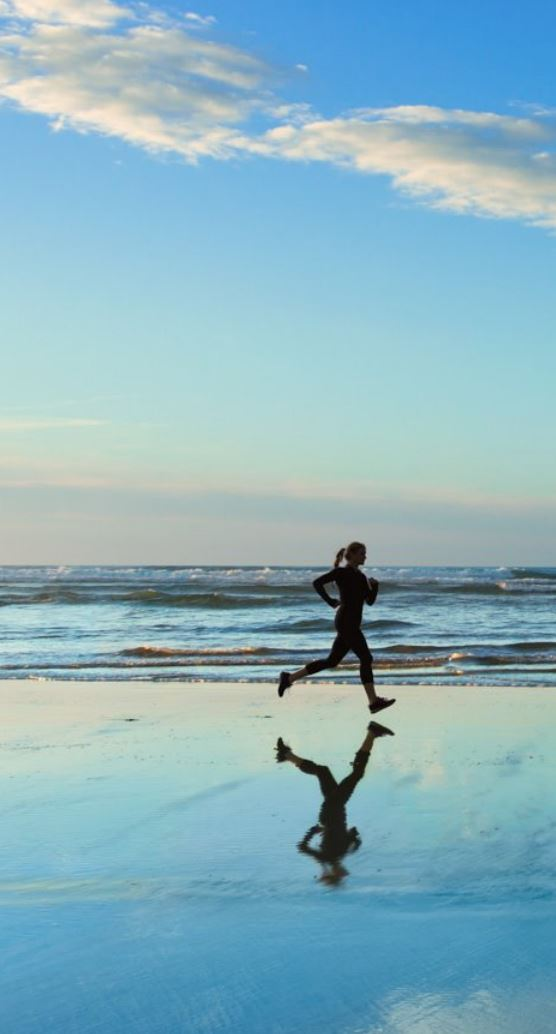
//> input picture Code/23_Perper Noise/picture.jpg, 556 x 1034 px
$ ./Project_23   (built with g++ and OpenCV 4)
//> lines starting //> are read from the running program, lines starting //| are printed output that depends on the picture; after the words box and inside, x2 and y2 are one past the last pixel; in counts of white or black regions, pixels touching at a corner belong together
#include<iostream>
#include<opencv2/opencv.hpp>
#include<opencv2/highgui/highgui.hpp>

using namespace std;
using namespace cv;

void AddSalt(Mat& img, int n);

int main()
{
	Mat img = imread("picture.jpg");
//> img is the input picture: 1034 rows x 556 cols, CV_8UC3; mean B, G, R 191.5, 178.5, 137.4
	if (img.empty())
	{
		cout << "Fail to open!" << endl;
		return -1;
	}

	Mat gray;


	cvtColor(img, gray, COLOR_BGR2GRAY);
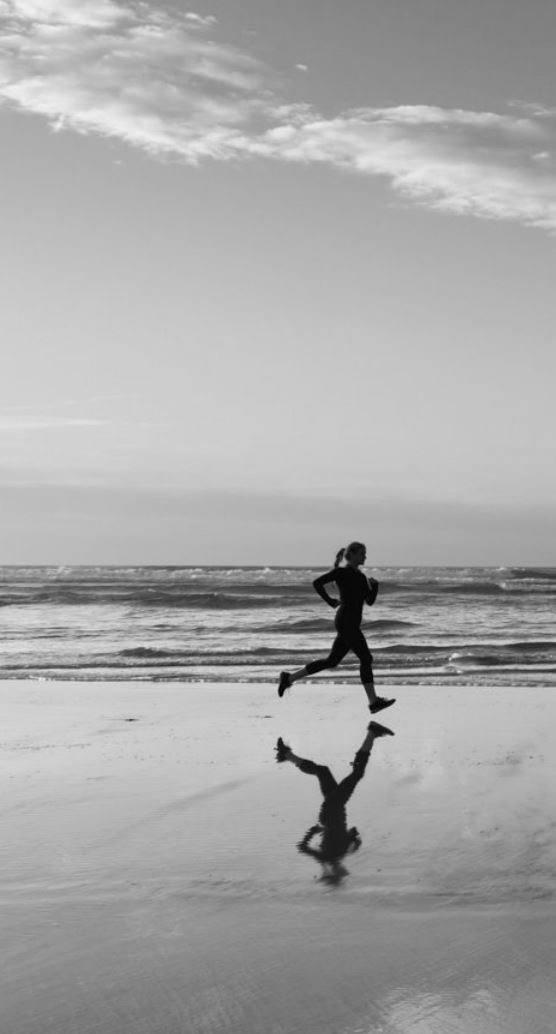
//> gray: 1034 rows x 556 cols, CV_8UC1; min 0, max 242, mean 167.7

	imshow("img", img);
	imshow("gray", gray);

	AddSalt(img, 10000);
	AddSalt(gray, 10000);

	imshow("img", img);
	imshow("gray", gray);

	waitKey();


	return 0;
}

void AddSalt(Mat& img, int n)
{
//> called with n = 10000
	for (int i = 0; i < n; i++)
	{
		int a = cvflann::rand_int(img.rows, 0);
		int b = cvflann::rand_int(img.cols, 0);

		int flag = cvflann::rand_int(32767, 0) % 2;
		if (flag == 1)
		{
			if (img.type() == CV_8UC1)
			{
				img.at<uchar>(a, b) = 255;
			}
			else if (img.type() == CV_8UC3)
			{
				img.at<Vec3b>(a, b)[0] = 255;
				img.at<Vec3b>(a, b)[1] = 255;
				img.at<Vec3b>(a, b)[2] = 255;
			}
		}
		if (flag == 0)
		{
			if (img.type() == CV_8UC1)
			{
				img.at<uchar>(a, b) = 0;
			}
			else if (img.type() == CV_8UC3)
			{
				img.at<Vec3b>(a, b)[0] = 0;
				img.at<Vec3b>(a, b)[1] = 0;
				img.at<Vec3b>(a, b)[2] = 0;
			}
		}
	}
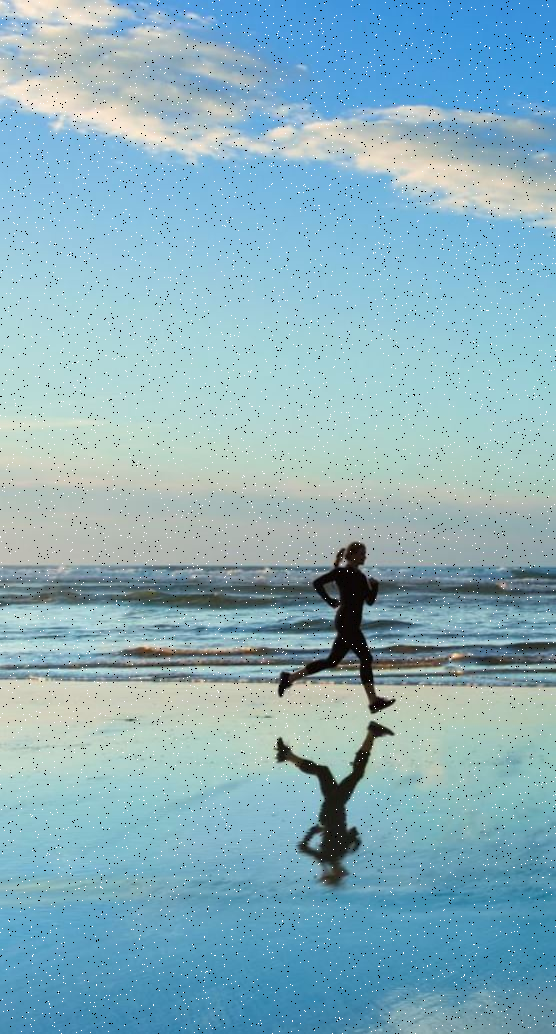
//> img: 1034 rows x 556 cols, CV_8UC3; 1.72% of pixels changed, all inside (x1, y1, x2, y2) = (0, 0, 556, 1034)
//> call 2 of AddSalt, with n = 10000
//> after the loop in AddSalt (call 2), `for (int i = 0; i < n; i++)`:
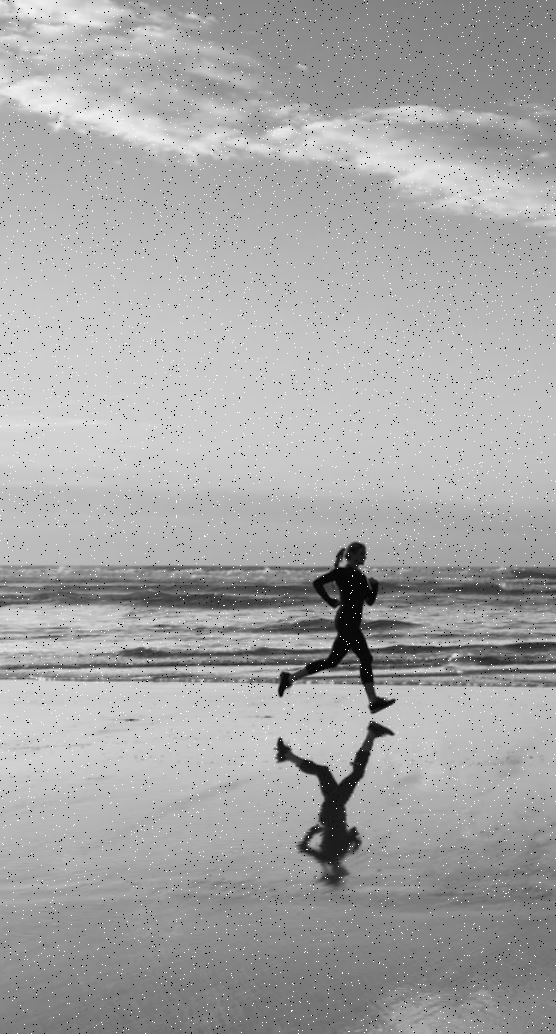
//> img: 1034 rows x 556 cols, CV_8UC1; 1.73% of pixels changed, all inside (x1, y1, x2, y2) = (0, 0, 556, 1034)
}
